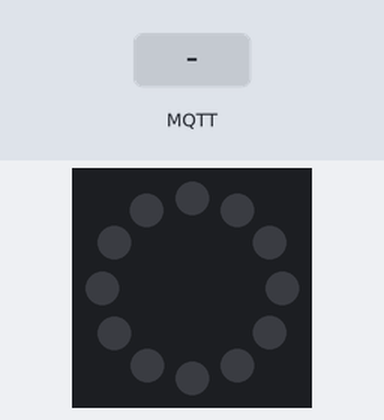
Simulated run of this program. Board: ESP8266 (Wemos D1 mini). Parts: 12 RGB LEDs in a ring, first at the top, clockwise. The test bench sets the inputs (shaded band). Dim RGB values are drawn brighter than linear; no MQTT or app messages arrive unless stated; not simulated (calls return 0 or success): secrets.h; what the program prints to the serial monitor is not drawn.

Above: at 7.7 s.
7.8 s: MQTT message "5" arrives on the first subscribed topic
At 9.2 s:
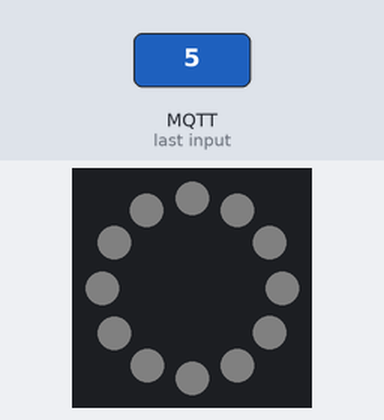
10.0 s: MQTT message "90" arrives on the first subscribed topic
Timing chart, 0 to 13.0 s (numbered marks = the images above; inputs shaded):
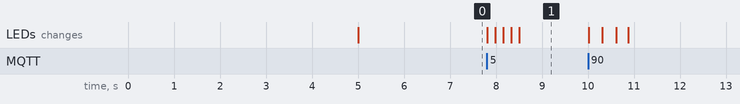

Measured:
- after the input at 7.8 s, the LEDs: first change at once (image 1 shows a later state)

The program:

main.cpp
```cpp
#define FASTLED_ALLOW_INTERRUPTS 0

#include <Arduino.h>
#include <ESP8266WiFiMulti.h>
#include <MQTT.h>
#include "FastLED.h"

#include "secrets.h"

#define NUM_LEDS 12
#define LED_PIN D2
#define DEVICE_ID "ledring"

ESP8266WiFiMulti net;
WiFiClient wifiClient;
MQTTClient client;

CRGB leds[NUM_LEDS];

void nblendU8TowardU8(uint8_t& cur, const uint8_t target, uint8_t amount) {
  if( cur == target) return;

  if( cur < target ) {
    uint8_t delta = target - cur;
    delta = scale8_video( delta, amount);
    cur += delta;
  } else {
    uint8_t delta = cur - target;
    delta = scale8_video( delta, amount);
    cur -= delta;
  }
}

CRGB fadeTowardColor(const CRGB& cur, const CRGB& target, uint8_t amount) {
  uint8_t r = cur.red;
  uint8_t g = cur.green;
  uint8_t b = cur.blue;

	nblendU8TowardU8(r, target.red, amount);
  nblendU8TowardU8(g, target.green, amount);
  nblendU8TowardU8(b, target.blue, amount);

  return CRGB(r,g,b);
}

void setupParts() {
	client.publish("homie/" DEVICE_ID "/$homie", "4.0.0", true, 1);
	client.publish("homie/" DEVICE_ID "/$name", "LED Ring", true, 1);
	client.publish("homie/" DEVICE_ID "/$nodes", "ring", true, 1);
	client.publish("homie/" DEVICE_ID "/$extensions", "", true, 1);
	client.publish("homie/" DEVICE_ID "/ring/$name", "Ring", true, 1);
	client.publish("homie/" DEVICE_ID "/ring/$type", "Neopixel", true, 1);
	client.publish("homie/" DEVICE_ID "/ring/$properties", "color", true, 1);
	client.publish("homie/" DEVICE_ID "/ring/color/$name", "Color", true, 1);
	client.publish("homie/" DEVICE_ID "/ring/color/$settable", "true", true, 1);
	client.publish("homie/" DEVICE_ID "/ring/color/$datatype", "color", true, 1);
	client.publish("homie/" DEVICE_ID "/ring/color/$format", "rgb", true, 1);
	client.publish("homie/" DEVICE_ID "/ring/color", "0,0,0", true, 1);
}

void connect() {
  Serial.print("checking wifi...");

	while (net.run() != WL_CONNECTED) {
    Serial.print(".");
    delay(1000);
  }

  client.setWill("homie/" DEVICE_ID "/$state", "lost", true, 1);

  Serial.print("\nconnecting...");

  while (!client.connect("color-ring")) {
    Serial.print(".");
    delay(1000);
  }

  Serial.print("IP: ");
  Serial.println(WiFi.localIP());

  setupParts();

	client.subscribe("homie/" DEVICE_ID "/ring/color/set");
  client.publish("homie/" DEVICE_ID "/$state", "ready", true, 1);
}

void showColor(const CRGB& color) {
  for(int i=0; i < NUM_LEDS; i++) {
    	leds[i] = color;
  }

	FastLED.show();
}

void messageReceived(String &topic, String &payload) {
	int r, g, b;

	int first = payload.indexOf(',');
	int last = payload.lastIndexOf(',');

	r = payload.substring(0, first).toInt();
	g = payload.substring(first + 1, last).toInt();
	b = payload.substring(last+1).toInt();

	CRGB color(r, g, b);
	CRGB prevColor = leds[0];

	for (uint8_t j=0; j < 255; j++) {
		CRGB currentColor = fadeTowardColor(prevColor, color, j);
    showColor(currentColor);
		delay(3);
	}

  showColor(color);
	client.publish("homie/" DEVICE_ID "/ring/color", payload, true, 1);
}

void setup() {
	Serial.begin(115200);
	delay(5000);

	FastLED.addLeds<NEOPIXEL, LED_PIN>(leds, NUM_LEDS);
  showColor(CRGB::Black);

	net.addAP(WIFI_SSID, WIFI_PASSWORD);

	while (net.run() != WL_CONNECTED) {
		Serial.print(".");
	    delay(250);
	}

	client.begin(MQTT_SERVER, wifiClient);
	client.onMessage(messageReceived);

	connect();
}

void loop() {
  client.loop();
  delay(10);  // <- fixes some issues with WiFi stability

  if (!client.connected()) {
    connect();
  }
}
```
